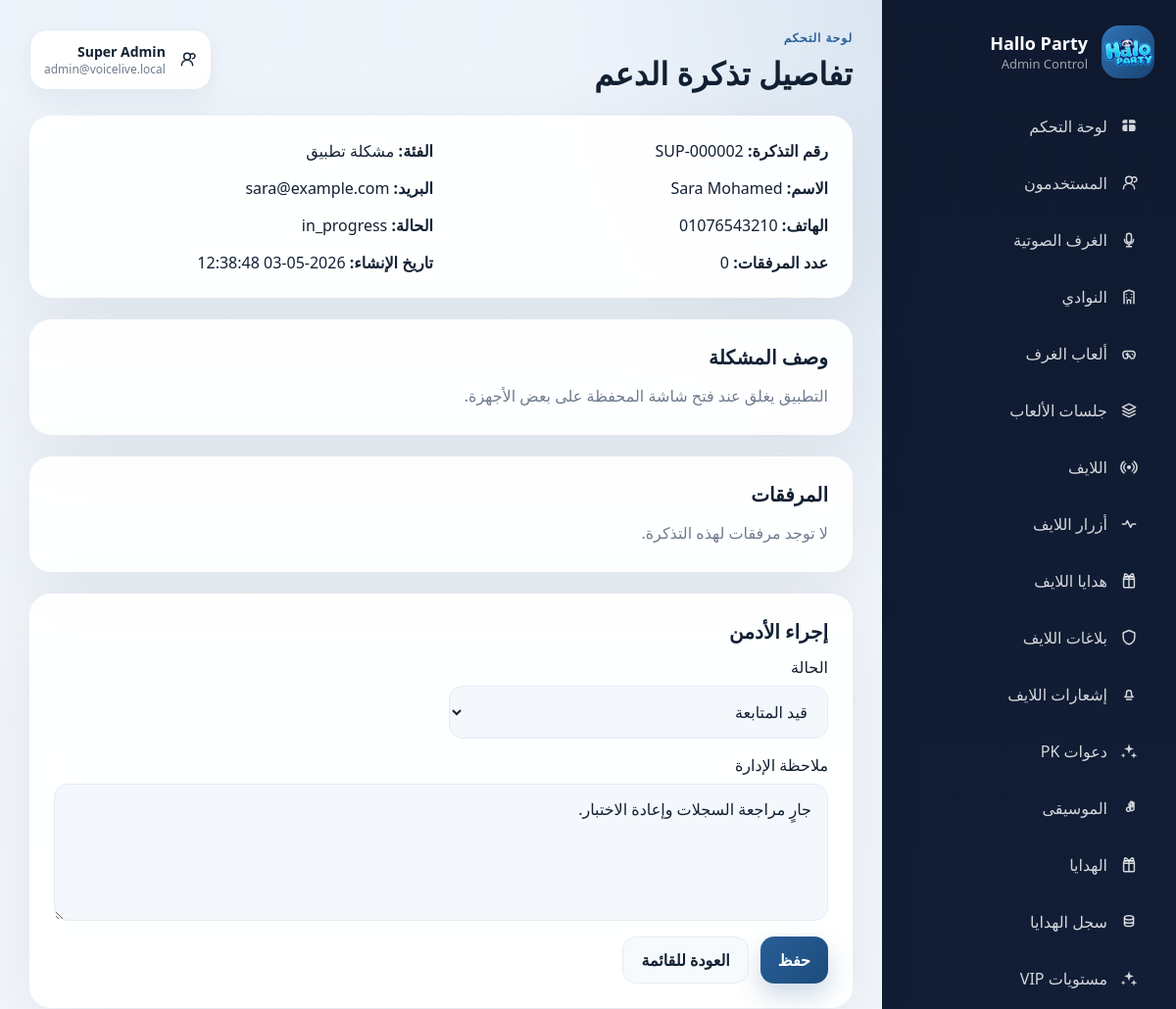
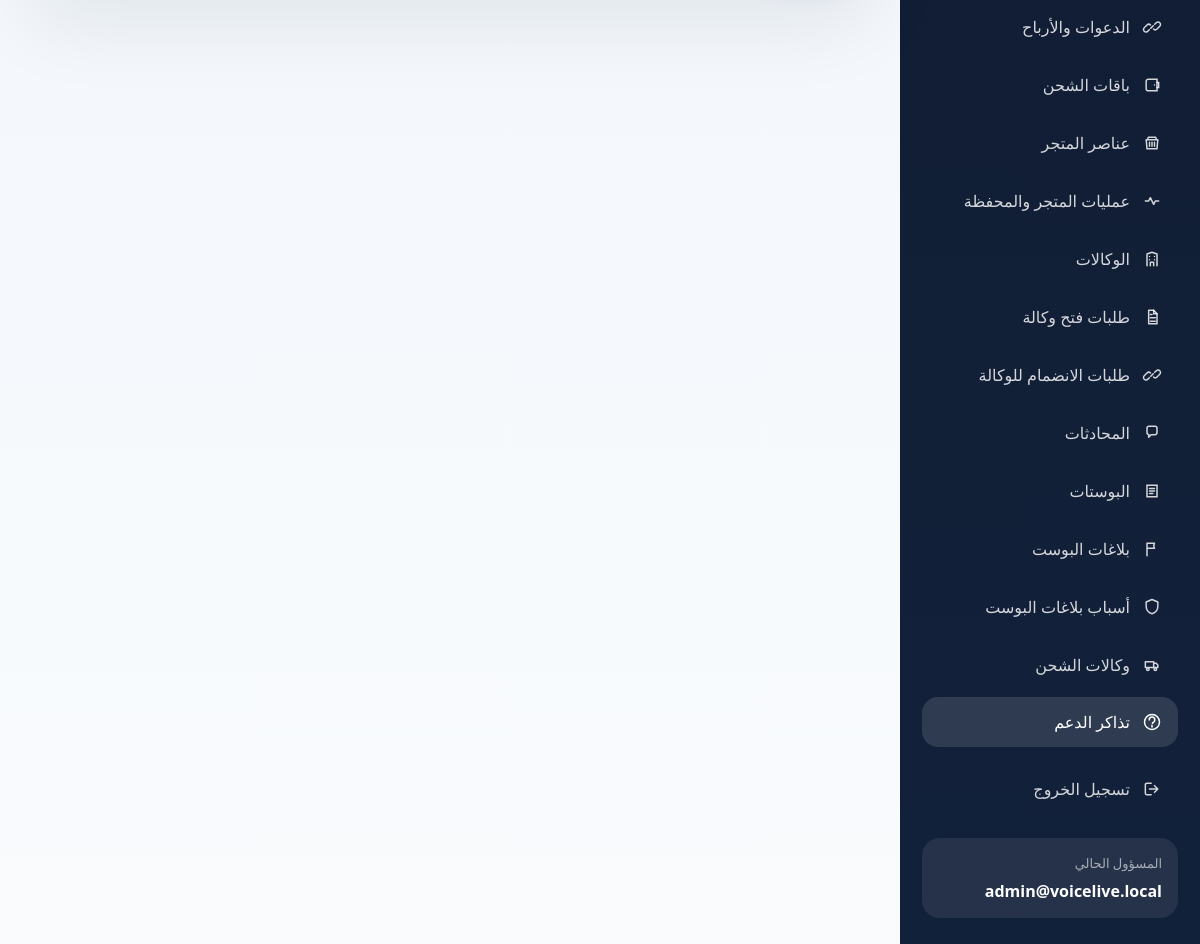
The app's page /support-ticket.php?id=2 (signed in) with its own data (2 pictures, top to bottom).
### tables this page shows
CREATE TABLE IF NOT EXISTS support_tickets (
            id INT UNSIGNED AUTO_INCREMENT PRIMARY KEY,
            ticket_code VARCHAR(40) NOT NULL UNIQUE,
            user_id INT UNSIGNED NULL,
            sender_name VARCHAR(190) NOT NULL,
            sender_email VARCHAR(190) NULL,
            sender_phone VARCHAR(32) NULL,
            category VARCHAR(120) NOT NULL,
            description TEXT NOT NULL,
            status VARCHAR(20) NOT NULL DEFAULT "new",
            attachment_count INT NOT NULL DEFAULT 0,
            admin_note TEXT NULL,
            created_at DATETIME NOT NULL,
            updated_at DATETIME NOT NULL,
            CONSTRAINT fk_support_tickets_user FOREIGN KEY (user_id) REFERENCES users(id) ON DELETE SET NULL
        );

### router.php (called while the page is built, shortened)
<?php
require __DIR__ . '/backend/router.php';

### backend/src/SupportService.php (called while the page is built, shortened)
<?php
final class SupportService
{
    public function adminGetSupportTicket(int $ticketId): array
    {
        $statement = $this->pdo->prepare(
            'SELECT *
             FROM support_tickets
             WHERE id = :id
             LIMIT 1'
        );
        $statement->execute(['id' => $ticketId]);
        $ticket = $statement->fetch();
        $attachments = $this->pdo->prepare(
            'SELECT *
             FROM support_ticket_attachments
             WHERE ticket_id = :ticket_id
             ORDER BY id ASC'
        );
        $attachments->execute(['ticket_id' => $ticketId]);
        return [
            ...$ticket,
            'attachments' => $attachments->fetchAll(),
        ];
    }
}

### backend/admin/support-ticket.php (the view, shortened to what this page needs)
<?php
require_once __DIR__ . '/common.php';
require_once __DIR__ . '/../src/SupportService.php';
$pdo = admin_pdo();
$supportService = new SupportService($pdo);
$ticketId = (int) ($_GET['id'] ?? 0);
try {
    $ticket = $supportService->adminGetSupportTicket($ticketId);
} catch (ApiException $exception) {
    $error = $exception->getMessage();
    $ticket = null;
}
admin_render_header('تفاصيل تذكرة الدعم', 'support-tickets');
?>
<?php if ($ticket !== null): ?>
    <section class="panel">
        <div class="detail-grid">
            <div><strong>رقم التذكرة:</strong> <?= htmlspecialchars((string) $ticket['ticket_code']) ?></div>
            <div><strong>الفئة:</strong> <?= htmlspecialchars((string) $ticket['category']) ?></div>
            <div><strong>الاسم:</strong> <?= htmlspecialchars((string) $ticket['sender_name']) ?></div>
            <div><strong>البريد:</strong> <?= htmlspecialchars((string) ($ticket['sender_email'] ?: '-')) ?></div>
            <div><strong>الهاتف:</strong> <?= htmlspecialchars((string) ($ticket['sender_phone'] ?: '-')) ?></div>
            <div><strong>الحالة:</strong> <?= htmlspecialchars((string) $ticket['status']) ?></div>
            <div><strong>عدد المرفقات:</strong> <?= (int) $ticket['attachment_count'] ?></div>
            <div><strong>تاريخ الإنشاء:</strong> <?= htmlspecialchars((string) $ticket['created_at']) ?></div>
        </div>
    </section>
    <section class="panel">
        <div class="panel-title">وصف المشكلة</div>
        <p class="panel-copy"><?= nl2br(htmlspecialchars((string) $ticket['description'])) ?></p>
    </section>
    <section class="panel">
        <div class="panel-title">المرفقات</div>
        <?php if (($ticket['attachments'] ?? []) === []): ?>
            <p class="panel-copy">لا توجد مرفقات لهذه التذكرة.</p>
        <?php endif; ?>
    </section>
    <section class="panel">
        <div class="panel-title">إجراء الأدمن</div>
        <form method="post" class="form-grid">
            <label>
                الحالة
                <select name="status">
                    <option value="in_progress" <?= $ticket['status'] === 'in_progress' ? 'selected' : '' ?>>قيد المتابعة</option>
                </select>
            </label>
            <label style="grid-column: 1 / -1;">
                ملاحظة الإدارة
                <textarea name="admin_note" rows="5"><?= htmlspecialchars((string) ($ticket['admin_note'] ?? '')) ?></textarea>
            </label>
            <div class="action-row">
                <button class="btn btn-primary" type="submit">حفظ</button>
                <a class="btn btn-ghost" href="/admin/support-tickets.php">العودة للقائمة</a>
            </div>
        </form>
    </section>
<?php endif; ?>
<?php admin_render_footer(); ?>

### backend/admin/common.php (shortened to what this page needs)
<?php
$config = require __DIR__ . '/../config/app.php';
function admin_pdo(): PDO
{
    global $config;
    static $pdo = null;
    if ($pdo instanceof PDO) {
        return $pdo;
    }
    $pdo = Database::connection($config['db']);
    return $pdo;
}
function admin_current_user(): ?array
{
    $statement = admin_pdo()->prepare('SELECT * FROM admins WHERE id = :id LIMIT 1');
    $statement->execute(['id' => $_SESSION['admin_id']]);
    $admin = $statement->fetch();
    return $admin === false ? null : $admin;
}
function admin_brand_name(): string
{
    return 'Hallo Party';
}
function admin_brand_subtitle(): string
{
    return 'Admin Control';
}
function admin_brand_logo_url(): string
{
    return '/app-assets/images/splash_logo.png';
}
function admin_svg_icon(string $name, string $class = 'nav-icon'): string
{
    return sprintf(
        '<svg class="%s" viewBox="0 0 24 24" aria-hidden="true" focusable="false">%s</svg>',
        htmlspecialchars($class, ENT_QUOTES),
        $paths
    );
}
function admin_render_header(string $title, string $active = '', ?string $eyebrow = null): void
{
    $admin = admin_current_user();
    $eyebrowText = $eyebrow ?? 'لوحة التحكم';
    ?>
<!DOCTYPE html>
<html lang="ar" dir="rtl">
<head>
    <link rel="stylesheet" href="/admin/assets/style.css">
</head>
<body>
<div class="admin-shell">
    <aside class="sidebar" id="admin-sidebar">
        <div class="brand">
            <div class="brand-badge">
                <img class="brand-logo-image" src="<?= htmlspecialchars(admin_brand_logo_url(), ENT_QUOTES) ?>" alt="<?= htmlspecialchars(admin_brand_name(), ENT_QUOTES) ?>">
            </div>
            <div>
                <div class="brand-title"><?= htmlspecialchars(admin_brand_name()) ?></div>
                <div class="brand-subtitle"><?= htmlspecialchars(admin_brand_subtitle()) ?></div>
            </div>
        </div>
        <nav class="nav-links">
            <?php foreach (admin_nav_items() as $item): ?>
                <a class="<?= $active === $item['key'] ? 'active' : '' ?>" href="<?= htmlspecialchars($item['href']) ?>">
                    <?= admin_svg_icon((string) $item['icon']) ?>
                    <span><?= htmlspecialchars((string) $item['label']) ?></span>
                </a>
            <?php endforeach; ?>
            <a href="/admin/logout.php" class="nav-logout">
                <?= admin_svg_icon('logout') ?>
                <span>تسجيل الخروج</span>
            </a>
        </nav>
        <?php if ($admin !== null): ?>
            <div class="sidebar-footer">
                <div class="sidebar-footer-label">المسؤول الحالي</div>
                <div class="sidebar-footer-value"><?= htmlspecialchars((string) $admin['email']) ?></div>
            </div>
        <?php endif; ?>
    </aside>
    <main class="content">
        <header class="content-header">
            <div class="content-header-primary">
                <div>
                    <div class="page-eyebrow"><?= htmlspecialchars($eyebrowText) ?></div>
                    <h1><?= htmlspecialchars($title) ?></h1>
                </div>
            </div>
            <?php if ($admin !== null): ?>
                <div class="header-admin-pill">
                    <?= admin_svg_icon('users', 'header-pill-icon') ?>
                    <div>
                        <strong><?= htmlspecialchars((string) ($admin['name'] ?? 'Administrator')) ?></strong>
                        <span><?= htmlspecialchars((string) $admin['email']) ?></span>
                    </div>
                </div>
            <?php endif; ?>
        </header>
<?php
}
function admin_render_footer(): void
{
    ?>
    </main>
</div>
</body>
</html>
<?php
}

### records on screen
support_tickets: ticket_code "SUP-000002", category "مشكلة تطبيق", sender_name "Sara Mohamed", sender_email "sara@example.com", sender_phone "01076543210", status "in_progress", attachment_count "0", created_at "2026-05-03 12:38:48", description "التطبيق يغلق عند فتح شاشة المحفظة على بعض الأجهزة.", status "قيد المتابعة", admin_note "جارٍ مراجعة السجلات وإعادة الاختبار."

### other values on screen
admin_brand_name() "Hallo Party"
admin_brand_subtitle() "Admin Control"
$item['label'] "لوحة التحكم"
$item['label'] "المستخدمون"
$item['label'] "الغرف الصوتية"
$item['label'] "النوادي"
$item['label'] "ألعاب الغرف"
$item['label'] "جلسات الألعاب"
$item['label'] "اللايف"
$item['label'] "أزرار اللايف"
$item['label'] "هدايا اللايف"
$item['label'] "بلاغات اللايف"
$item['label'] "إشعارات اللايف"
$item['label'] "دعوات PK"
$item['label'] "الموسيقى"
